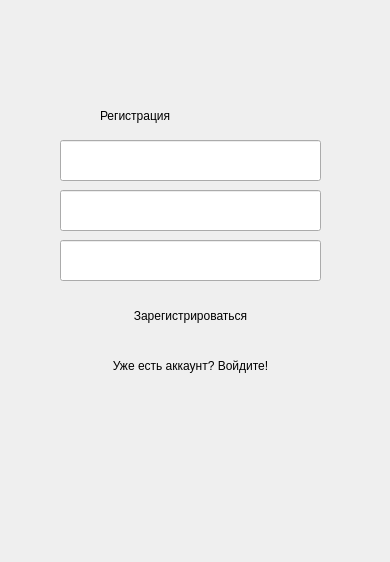
<?xml version="1.0" encoding="UTF-8"?>
<ui version="4.0">
 <class>RegistrationWindow</class>
 <widget class="QWidget" name="RegistrationWindow">
  <property name="geometry">
   <rect>
    <x>0</x>
    <y>0</y>
    <width>390</width>
    <height>562</height>
   </rect>
  </property>
  <property name="windowTitle">
   <string>Dialog</string>
  </property>
  <widget class="QPushButton" name="pushRegistration">
   <property name="geometry">
    <rect>
     <x>90</x>
     <y>290</y>
     <width>201</width>
     <height>51</height>
    </rect>
   </property>
   <property name="styleSheet">
    <string notr="true">font: 700 12pt &quot;Arial&quot;;
border-radius: 10px;</string>
   </property>
   <property name="text">
    <string>Зарегистрироваться</string>
   </property>
  </widget>
  <widget class="QPushButton" name="switchMode">
   <property name="geometry">
    <rect>
     <x>110</x>
     <y>350</y>
     <width>161</width>
     <height>31</height>
    </rect>
   </property>
   <property name="styleSheet">
    <string notr="true">font: 7pt &quot;Arial&quot;;
border-radius: 10px;</string>
   </property>
   <property name="text">
    <string>Уже есть аккаунт? Войдите!</string>
   </property>
  </widget>
  <widget class="QLineEdit" name="createLogin">
   <property name="geometry">
    <rect>
     <x>60</x>
     <y>140</y>
     <width>261</width>
     <height>41</height>
    </rect>
   </property>
  </widget>
  <widget class="QLineEdit" name="createPassword">
   <property name="geometry">
    <rect>
     <x>60</x>
     <y>190</y>
     <width>261</width>
     <height>41</height>
    </rect>
   </property>
  </widget>
  <widget class="QLineEdit" name="repeatPassword">
   <property name="geometry">
    <rect>
     <x>60</x>
     <y>240</y>
     <width>261</width>
     <height>41</height>
    </rect>
   </property>
  </widget>
  <widget class="QLabel" name="registrationLabel">
   <property name="geometry">
    <rect>
     <x>100</x>
     <y>90</y>
     <width>201</width>
     <height>51</height>
    </rect>
   </property>
   <property name="styleSheet">
    <string notr="true">font: 700 19pt &quot;Arial&quot;;</string>
   </property>
   <property name="text">
    <string>Регистрация</string>
   </property>
  </widget>
 </widget>
 <resources/>
 <connections/>
</ui>
